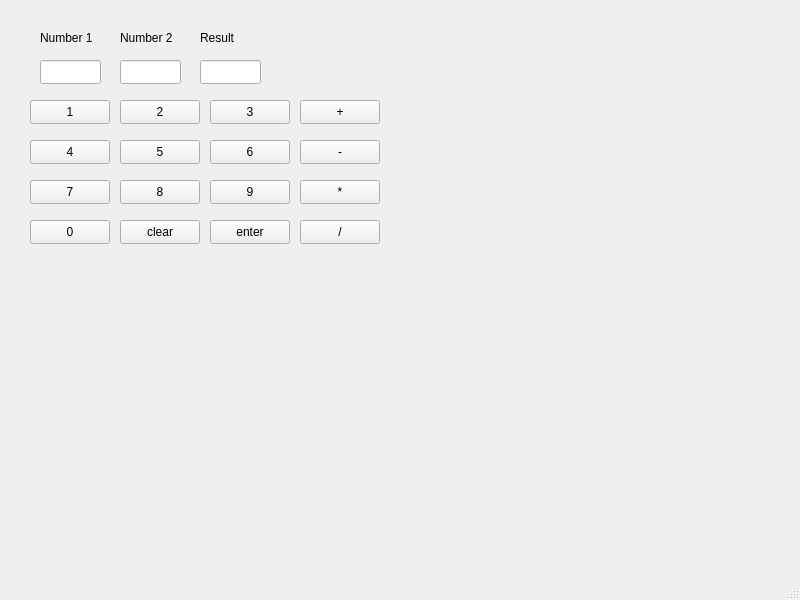
<?xml version="1.0" encoding="UTF-8"?>
<ui version="4.0">
 <class>MainWindow</class>
 <widget class="QMainWindow" name="MainWindow">
  <property name="geometry">
   <rect>
    <x>0</x>
    <y>0</y>
    <width>800</width>
    <height>600</height>
   </rect>
  </property>
  <property name="windowTitle">
   <string>MainWindow</string>
  </property>
  <widget class="QWidget" name="centralwidget">
   <widget class="QLabel" name="label">
    <property name="geometry">
     <rect>
      <x>40</x>
      <y>30</y>
      <width>61</width>
      <height>16</height>
     </rect>
    </property>
    <property name="text">
     <string>Number 1</string>
    </property>
   </widget>
   <widget class="QLabel" name="label_2">
    <property name="geometry">
     <rect>
      <x>120</x>
      <y>30</y>
      <width>61</width>
      <height>16</height>
     </rect>
    </property>
    <property name="text">
     <string>Number 2</string>
    </property>
   </widget>
   <widget class="QLabel" name="label_3">
    <property name="geometry">
     <rect>
      <x>200</x>
      <y>30</y>
      <width>61</width>
      <height>16</height>
     </rect>
    </property>
    <property name="text">
     <string>Result</string>
    </property>
   </widget>
   <widget class="QLineEdit" name="num1">
    <property name="geometry">
     <rect>
      <x>40</x>
      <y>60</y>
      <width>61</width>
      <height>24</height>
     </rect>
    </property>
   </widget>
   <widget class="QLineEdit" name="num2">
    <property name="geometry">
     <rect>
      <x>120</x>
      <y>60</y>
      <width>61</width>
      <height>24</height>
     </rect>
    </property>
   </widget>
   <widget class="QLineEdit" name="result">
    <property name="geometry">
     <rect>
      <x>200</x>
      <y>60</y>
      <width>61</width>
      <height>24</height>
     </rect>
    </property>
   </widget>
   <widget class="QPushButton" name="N1">
    <property name="geometry">
     <rect>
      <x>30</x>
      <y>100</y>
      <width>80</width>
      <height>24</height>
     </rect>
    </property>
    <property name="text">
     <string>1</string>
    </property>
   </widget>
   <widget class="QPushButton" name="N2">
    <property name="geometry">
     <rect>
      <x>120</x>
      <y>100</y>
      <width>80</width>
      <height>24</height>
     </rect>
    </property>
    <property name="text">
     <string>2</string>
    </property>
   </widget>
   <widget class="QPushButton" name="N3">
    <property name="geometry">
     <rect>
      <x>210</x>
      <y>100</y>
      <width>80</width>
      <height>24</height>
     </rect>
    </property>
    <property name="text">
     <string>3</string>
    </property>
   </widget>
   <widget class="QPushButton" name="add">
    <property name="geometry">
     <rect>
      <x>300</x>
      <y>100</y>
      <width>80</width>
      <height>24</height>
     </rect>
    </property>
    <property name="text">
     <string>+</string>
    </property>
   </widget>
   <widget class="QPushButton" name="N4">
    <property name="geometry">
     <rect>
      <x>30</x>
      <y>140</y>
      <width>80</width>
      <height>24</height>
     </rect>
    </property>
    <property name="text">
     <string>4</string>
    </property>
   </widget>
   <widget class="QPushButton" name="N5">
    <property name="geometry">
     <rect>
      <x>120</x>
      <y>140</y>
      <width>80</width>
      <height>24</height>
     </rect>
    </property>
    <property name="text">
     <string>5</string>
    </property>
   </widget>
   <widget class="QPushButton" name="N6">
    <property name="geometry">
     <rect>
      <x>210</x>
      <y>140</y>
      <width>80</width>
      <height>24</height>
     </rect>
    </property>
    <property name="text">
     <string>6</string>
    </property>
   </widget>
   <widget class="QPushButton" name="sub">
    <property name="geometry">
     <rect>
      <x>300</x>
      <y>140</y>
      <width>80</width>
      <height>24</height>
     </rect>
    </property>
    <property name="text">
     <string>-</string>
    </property>
   </widget>
   <widget class="QPushButton" name="N7">
    <property name="geometry">
     <rect>
      <x>30</x>
      <y>180</y>
      <width>80</width>
      <height>24</height>
     </rect>
    </property>
    <property name="text">
     <string>7</string>
    </property>
   </widget>
   <widget class="QPushButton" name="N8">
    <property name="geometry">
     <rect>
      <x>120</x>
      <y>180</y>
      <width>80</width>
      <height>24</height>
     </rect>
    </property>
    <property name="text">
     <string>8</string>
    </property>
   </widget>
   <widget class="QPushButton" name="N9">
    <property name="geometry">
     <rect>
      <x>210</x>
      <y>180</y>
      <width>80</width>
      <height>24</height>
     </rect>
    </property>
    <property name="text">
     <string>9</string>
    </property>
   </widget>
   <widget class="QPushButton" name="mul">
    <property name="geometry">
     <rect>
      <x>300</x>
      <y>180</y>
      <width>80</width>
      <height>24</height>
     </rect>
    </property>
    <property name="text">
     <string>*</string>
    </property>
   </widget>
   <widget class="QPushButton" name="N0">
    <property name="geometry">
     <rect>
      <x>30</x>
      <y>220</y>
      <width>80</width>
      <height>24</height>
     </rect>
    </property>
    <property name="text">
     <string>0</string>
    </property>
   </widget>
   <widget class="QPushButton" name="clear">
    <property name="geometry">
     <rect>
      <x>120</x>
      <y>220</y>
      <width>80</width>
      <height>24</height>
     </rect>
    </property>
    <property name="text">
     <string>clear</string>
    </property>
   </widget>
   <widget class="QPushButton" name="enter">
    <property name="geometry">
     <rect>
      <x>210</x>
      <y>220</y>
      <width>80</width>
      <height>24</height>
     </rect>
    </property>
    <property name="text">
     <string>enter</string>
    </property>
   </widget>
   <widget class="QPushButton" name="div">
    <property name="geometry">
     <rect>
      <x>300</x>
      <y>220</y>
      <width>80</width>
      <height>24</height>
     </rect>
    </property>
    <property name="text">
     <string>/</string>
    </property>
   </widget>
  </widget>
  <widget class="QMenuBar" name="menubar">
   <property name="geometry">
    <rect>
     <x>0</x>
     <y>0</y>
     <width>800</width>
     <height>21</height>
    </rect>
   </property>
  </widget>
  <widget class="QStatusBar" name="statusbar"/>
 </widget>
 <resources/>
 <connections/>
</ui>
